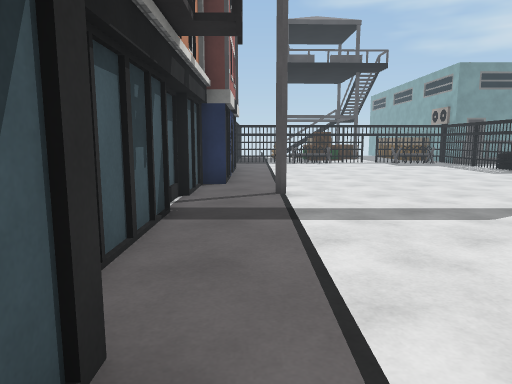
View 1 (above)

24 first-person views from a walk through a Unity game level. The camera is 1.3 m above the floor, tilts 8° down and sees 70° across. Doors are open. The floor is counted in squares, 1 m on a side. Each view is taken from the middle of a square. On the plan, view 1 faces up. The plan holds only what a view shows up to about 15 squares ahead; the rest is blank. The place goes on beyond the plan. The player is left out. Some surface patterns are stand-ins.

View 2
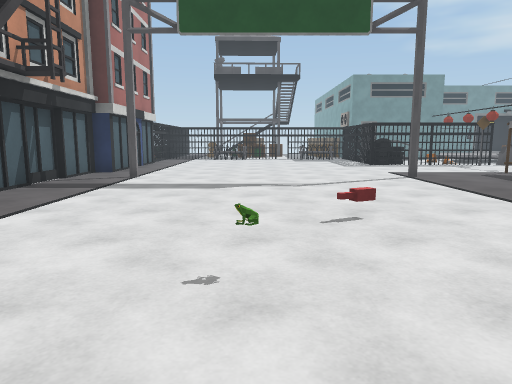

View 3
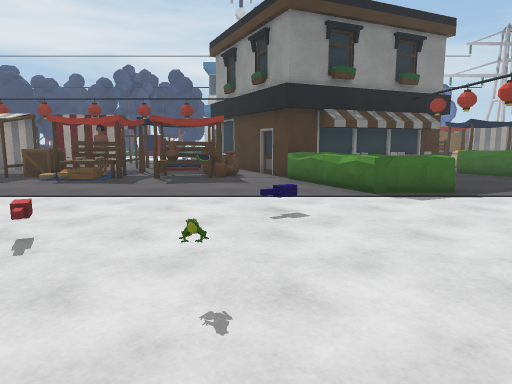

View 4
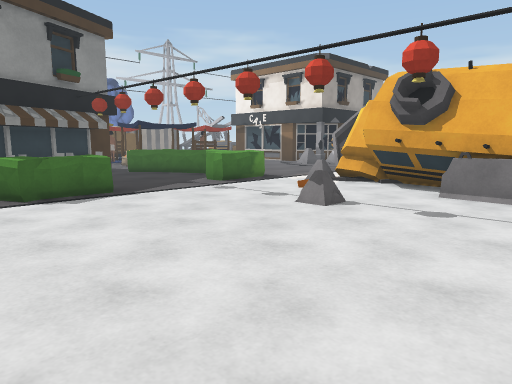

View 5
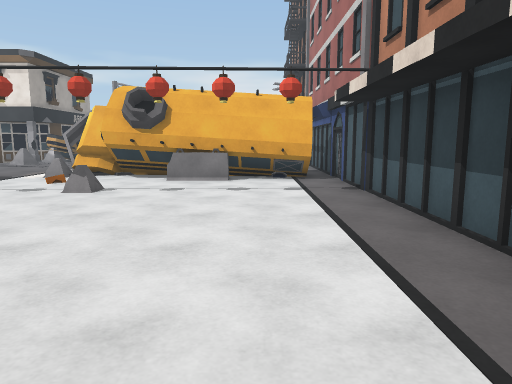

View 6
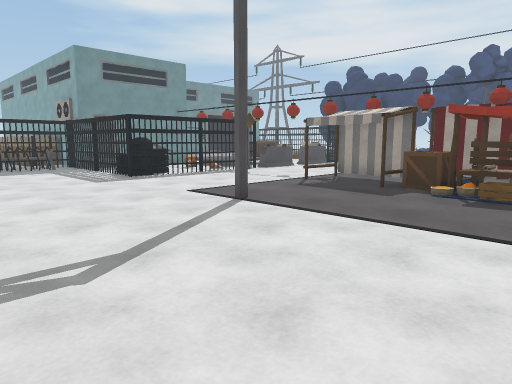

View 7
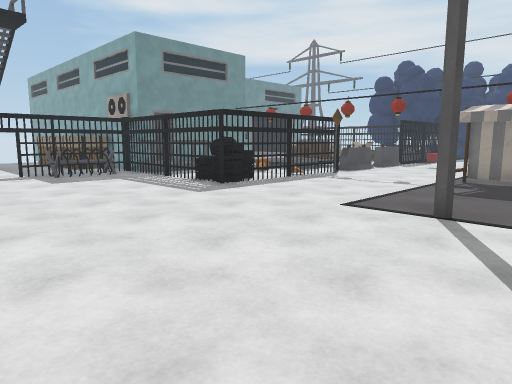

View 8
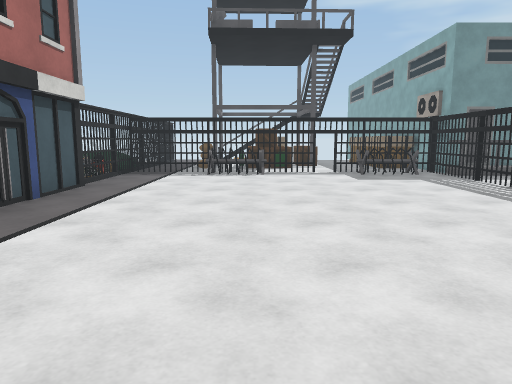

View 9
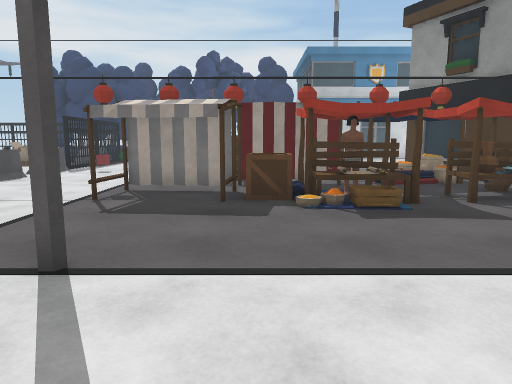

View 10
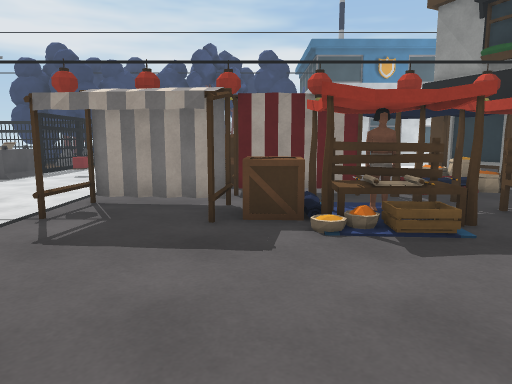

View 11
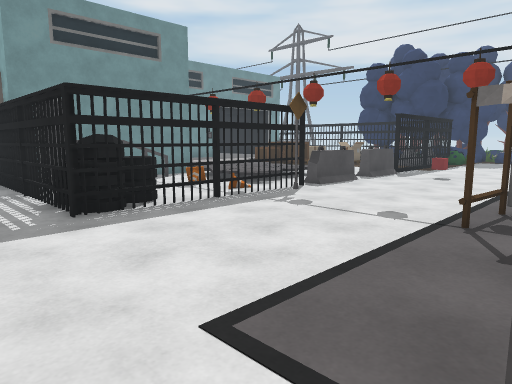

View 12
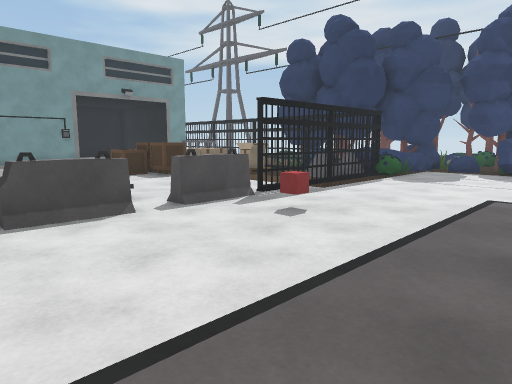

View 13
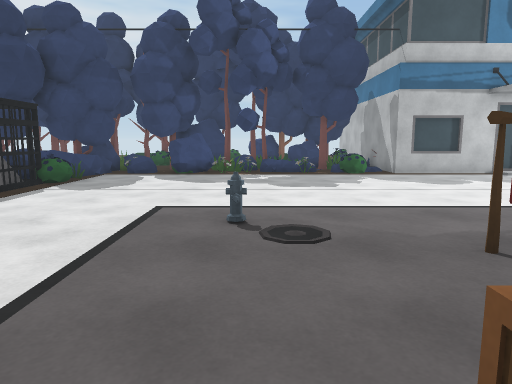

View 14
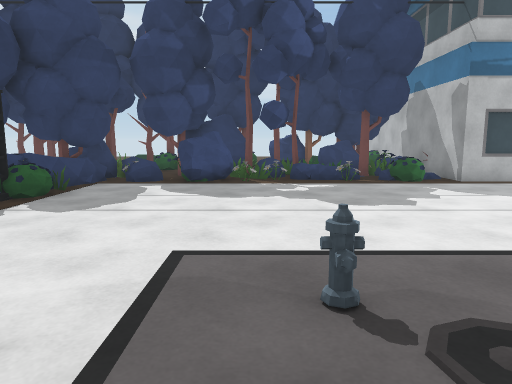

View 15
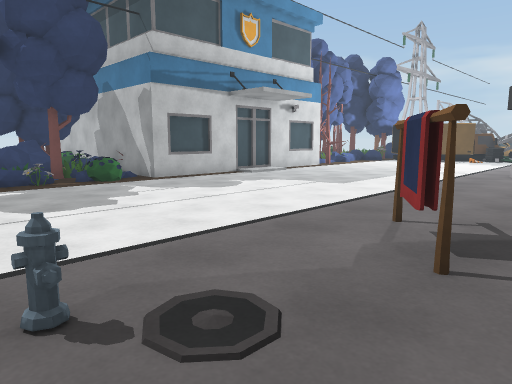

View 16
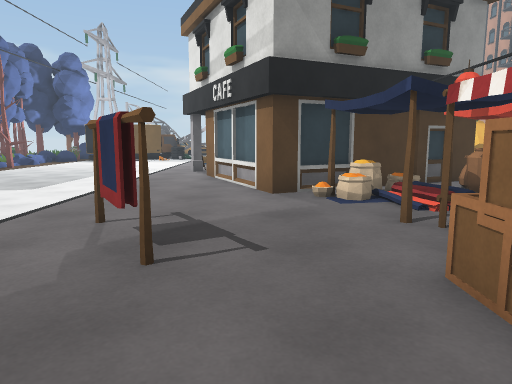

View 17
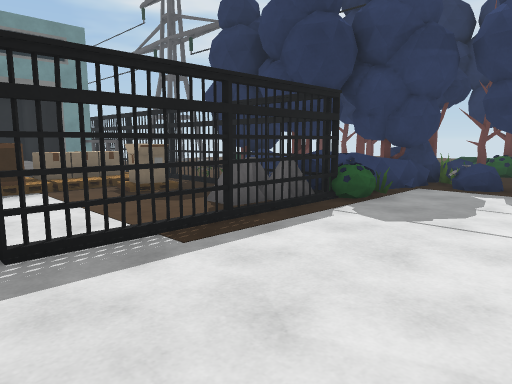

View 18
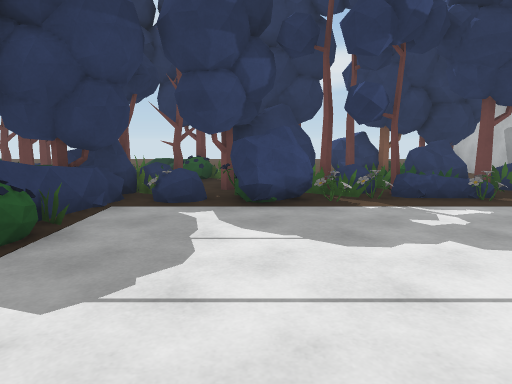

View 19
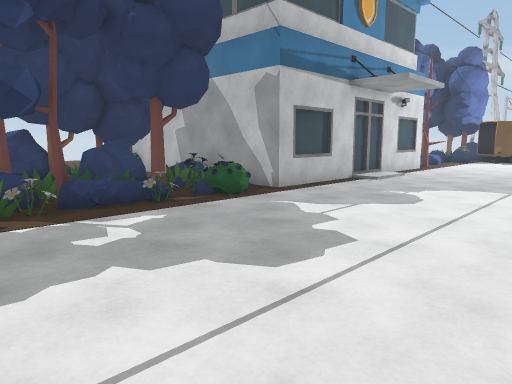

View 20
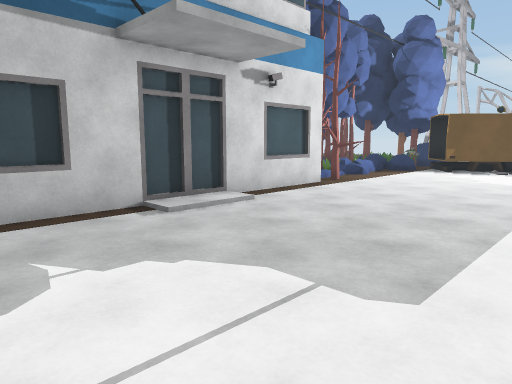

View 21
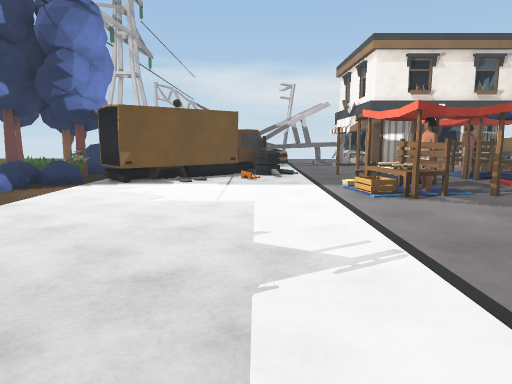

View 22
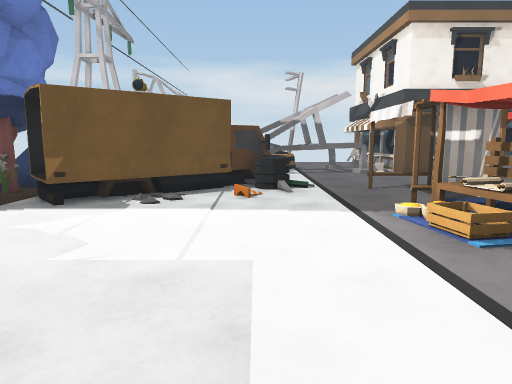

View 23
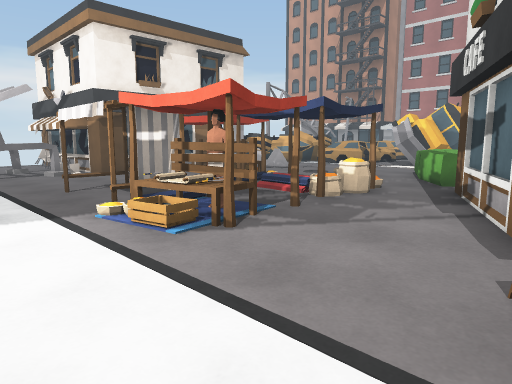

View 24
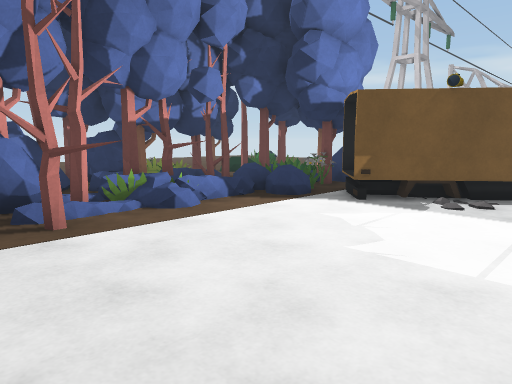

### Floor plan
Key: @ floor where view 1 was taken; # wall or solid block; x gap in a wall; . main floor; : floor 0.25 m higher than the main floor; / step, stairs or slope; D open door; = window, fence, low wall or low ledge; C crate; T table; A carpet; B building; R barrier; U bus; I tire; E tree; K rack; F truck; O other object.
Columns run from 2 left of view 1 to 38 right of it. Each row starts with its distance up from view 1.
 24                                ##
 23                          COOOOO #.
 22  ########D####     ##    COOOOO #.
 21  #..OOO....OO##  #= :    .CC..O #OE
 20  #...........###   :::  ......O.# EE    E
 19  #...........#.  ..:::: ........#OE     E
 18  #...........#  ...::::........R# EE  EO
 17  #...........#II...:..........RR#  E    E
 16  #...........#II####RRRRRRx#x##R#OOE EE O
 15  #................=O..R............EEE EE
 14  #......................O...........OEEE
 13  #......................OO..........OOE
 12  #.................................OOOEE
 11 ##..................................OEEEE
 10 #..................O.................EEE
  9 #..#.........#....O........O........OEOEE
  8 #.................O..CC.............O.O E
  7 #................CC.OCC.............OOEEE
  6 #.............../AA.O....KK..........EOEE
  5 #.............../T#.O#....K.........OOOOE
  4 #.............../TAO.#.....K.........  O
  3  ..................OAAO.............##
  2  #...............TT.OA#.............B
  1  # ..............TOO#OO##...........
  0   @ ...O.........OO.#####...........#
 -1   ...............O.##   #... .......#
 -2   ..............O###    ##.. .......#
 -3  #............OOO##      #..........#
 -4  #...........OOO B#       ..........#
 -5  #...........OO   B        .........B
 -6  #...........OO   B#      BB........#
 -7  #............... BB  ###...........EEEEB
 -8  #......R..........B###............EEEEEE
 -9  #......RR........OO#................E:
-10  #...........OO..OOO......T.........:OE E
-11  #UUURRRUU...OOOOO...OO.O.OA......... EEE
-12  #UUUUUUUU.R..OO...   OA..TT......... E.E
-13  #       #UU...        ..A.A......F.OO EE
-14  #        UUU..       .#.O.......FF/O   E
-15                      OO. O.....FFF F.OOE
-16                      T   O...IIF    EOOOE
-17                      TT  .....IF     EE
-18                         ......       EE
-19                         ......
-20                     #BB## ...#
-21                         # ####
-22                          B.#
-23                           ##

Where each view was taken, in squares from view 1:
view 1: 0 up, 0 right, facing up
view 2: 4 down, 5 right, facing up
view 3: 1 down, 2 right, facing right
view 4: 2 down, 2 right, facing down-right
view 5: 1 up, 2 right, facing down
view 6: 3 up, 5 right, facing up-right
view 7: 7 up, 4 right, facing up-right
view 8: 7 up, 4 right, facing up
view 9: 7 up, 7 right, facing right
view 10: 7 up, 9 right, facing right
view 11: 9 up, 9 right, facing up-right
view 12: 9 up, 17 right, facing up-right
view 13: 9 up, 19 right, facing right
view 14: 10 up, 22 right, facing right
view 15: 10 up, 22 right, facing down-right
view 16: 10 up, 22 right, facing down
view 17: 11 up, 23 right, facing up-right
view 18: 12 up, 26 right, facing right
view 19: 11 up, 27 right, facing down-right
view 20: 3 up, 27 right, facing down-right
view 21: 2 down, 28 right, facing down
view 22: 6 down, 28 right, facing down
view 23: 6 down, 28 right, facing down-left
view 24: 6 down, 28 right, facing down-right
